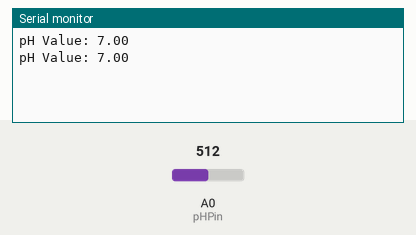
This sketch was run on a simulated Arduino Uno, built with avr-gcc and run on an emulated ATmega328P. Parts: the last lines printed to the serial monitor. Inputs (shaded band) come from the test bench; at power-on: A0 (pHPin) = 512.

Above: at 1.8 s.
1.9 s: A0 (pHPin) set to 716
At 2.8 s:
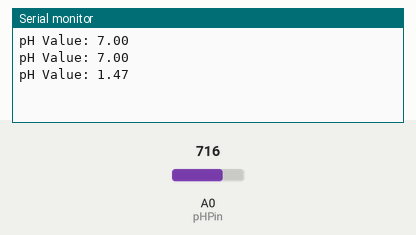
3.4 s: A0 (pHPin) set to 900
At 4.7 s:
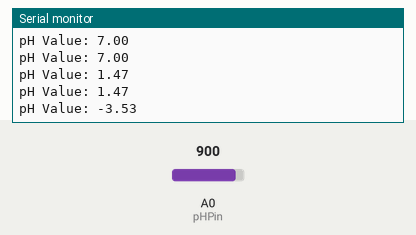
Timing chart, 0 to 6.4 s (numbered marks = the images above; inputs shaded):
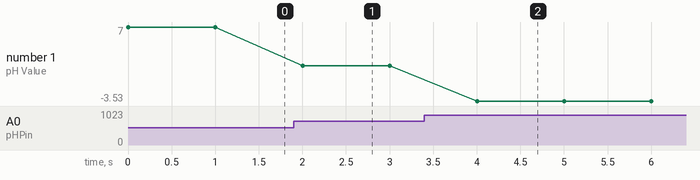

The sketch:

watermeasurement.ino
```cpp
#include <LiquidCrystal_I2C.h>
#include <Wire.h>

const int pHPin = A0; // pH 센서 연결 핀

void setup() {
  Serial.begin(9600);
}

void loop() {
  // pH 값을 측정
  float pHValue = analogRead(pHPin);

  // pH 값을 전압 값으로 변환
  pHValue = (pHValue / 1024) * 5.0;

  // pH 값을 실제 pH 값으로 변환
  pHValue = 7 - (pHValue - 2.5) / 0.18;

  // 측정된 pH 값을 시리얼 모니터에 출력
  Serial.print("pH Value: ");
  Serial.println(pHValue);

  // 여기에 수질 관리에 필요한 추가 로직을 구현할 수 있습니다.

  delay(1000); // 1초 간격으로 측정
}
```

Measured:
- after the input at 1.9 s, the serial monitor: prints a new line after 0.10 s (image 1)
- after the input at 3.4 s, the serial monitor: prints a new line after 0.60 s (image 2)
- plotted number 1: 7 → 1.47 after the input at 1.9 s, 1.47 → -3.53 after the input at 3.4 s
